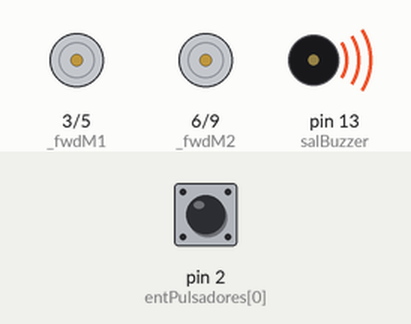
This sketch was run on a simulated Arduino Uno, built with avr-gcc and run on an emulated ATmega328P. Parts: motor-driver pin pairs drawn as motors (green arrow = first pin HIGH = forward, orange = second pin HIGH = backward, longer = more drive), buzzer (waves = sounding). The inputs (shaded band) are chosen by the test bench; at power-on: pin 2 (entPulsadores[0]) LOW. What the sketch prints to the serial monitor is not drawn.

Above: at 0.01 s.
At 1.4 s:
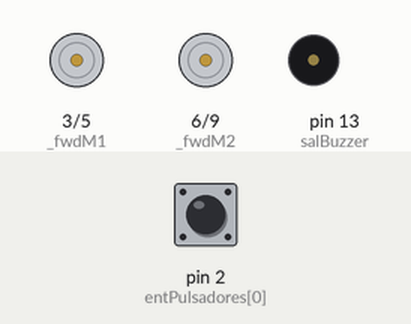
1.5 s: pin 2 (entPulsadores[0]) pulled HIGH for 0.15 s
At 2.5 s:
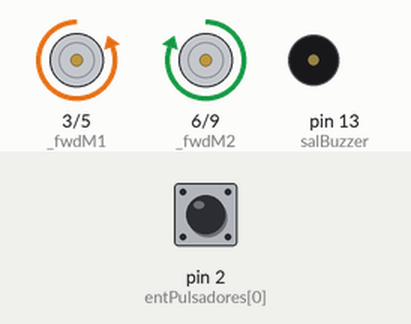
Timing chart, 0 to 4.5 s (numbered marks = the images above; inputs shaded):
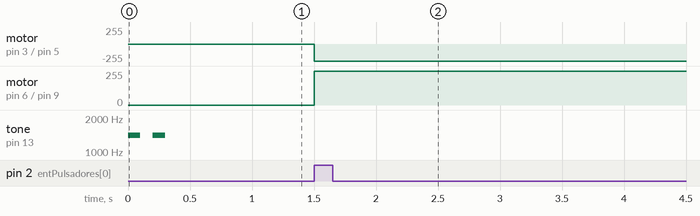

The sketch:

testTasker.ino
```cpp
#include "driverMotores.h"
#include "handlerSensores.h"
#include "handlerPulsadores.h"
#include "sumoDebugger.h"

#include <TimerOne.h>

//Entradas
int entIR[] = {A0, A1, A5, A2, A3}; //Pines de los sensores Sharp y Baluff
int entLin[] = {A4, 12, 11, 10};    //Pines de los sensores de línea
int entPulsadores[] = {2, 4, 7, 8}; //Pines del DIP Switch

//Pines de las entradas del doble puente H
const int fwdM1 = 3; //Adelante del motor 1
const int bwdM1 = 5; //Atras del motor 1
const int fwdM2 = 6; //Adelante del motor 2
const int bwdM2 = 9; //Atras del motor 2

int salBuzzer = 13; //Pin de salida del buzzer
bool firstTime;

driverMotores driver(fwdM1, bwdM1, fwdM2, bwdM2, 190);
handlerSensores sensores(entIR, entLin, 150);
handlerPulsadores pulsadores(entPulsadores, driver);

sumoDebugger debugger(driver, sensores, pulsadores);

void setup()
{
  Serial.begin(9600);
  debugger.enableDebugMode();

  tone(salBuzzer, 1400, 100);
  delay(200);
  tone(salBuzzer, 1400, 100);
}

void loop()
{
  if (digitalRead(entPulsadores[0])){
    driver.onSpotTurn(0);
    fwdOnTimeout(1500);
  }
}

void fwdOnTimeout(int mil){
  noInterrupts();
  Timer1.attachInterrupt(taskTimeout, mil*long(1000));
  firstTime = true;
  interrupts();
}

void taskTimeout(){
  if (firstTime){
    firstTime = false;
    return;
  }
  noInterrupts();
  driver.fwdFull();
  Serial.println("Task Finished!");
  Timer1.detachInterrupt();
  interrupts();
}
```

handlerPulsadores.cpp
```cpp
#include "handlerPulsadores.h"
#include "driverMotores.h"

handlerPulsadores::handlerPulsadores(int entPuls[], const driverMotores &driver)
{
    _driver_pointer = &driver;

    int pulsNum = sizeof(entPuls) / sizeof(entPuls[0]);
    memcpy(_entPuls, entPuls, sizeof(entPuls[0]) * 4);
    for (int puls : _entPuls)
    {
        pinMode(puls, INPUT);
    }
}

int handlerPulsadores::checkPuls()
{
    for (int puls : _entPuls)
    {
        if (digitalRead(puls))
        {
            return puls;
        }
    }
    return -1;
}

bool handlerPulsadores::checkAllPuls()
{
    for (int puls : _entPuls)
    {
        if (!digitalRead(puls))
        {
            return false;
        }
    }
    return true;
}

void handlerPulsadores::pulsMotorTest()
{
    (*_driver_pointer).M1Set(digitalRead(_entPuls[0]) ? -255 : 0);
    (*_driver_pointer).M1Set(digitalRead(_entPuls[1]) ? 255 : (*_driver_pointer).M1_Potencia);
    (*_driver_pointer).M2Set(digitalRead(_entPuls[2]) ? 255 : 0);
    (*_driver_pointer).M2Set(digitalRead(_entPuls[3]) ? -255 : (*_driver_pointer).M2_Potencia);
}

void handlerPulsadores::debugPrint()
{
    Serial.print("Pulsadores: ' ");
    for (int puls : _entPuls)
    {
        Serial.print(String(digitalRead(puls)) + " ");
    }
    Serial.print("' ");
}

void handlerPulsadores::printPins()
{
    for (int puls : _entPuls)
    {
        Serial.print(String(puls) + " ");
    }
}
```

handlerPulsadores.h
```cpp
#ifndef handlerPulsadores_h
#define handlerPulsadores_h

#include "Arduino.h"
#include "driverMotores.h"

class handlerPulsadores
{
public:
    handlerPulsadores(int entPuls[] = NULL, const driverMotores &driver = NULL);
    int checkPuls();
    bool checkAllPuls();
    void pulsTurn();
    void pulsMotorTest();

    void printPins();
    void debugPrint();

private:
    const driverMotores *_driver_pointer;
    int _entPuls[4];
};
#endif
```

handlerSensores.cpp
```cpp
#include "Arduino.h"
#include "handlerSensores.h"

//Constructor
handlerSensores::handlerSensores(int entIR[], int entLin[], int sharpTh)
{
  memcpy(_entIR, entIR, sizeof(entIR[0]) * 5); //No se pueden asignar arrays :)
  memcpy(_entLin, entLin, sizeof(entLin[0]) * 4);
  sharpThreshold = sharpTh;

  for (int SenIR : _entIR)
  {
    pinMode(SenIR, INPUT);
  }
  for (int SenLin : _entLin)
  {
    pinMode(SenLin, INPUT_PULLUP);
  }
}

//Devuelve el numero de pin del sensor de línea que esta detectando una linea, si existe.
int handlerSensores::checkLin()
{
  for (int senLin : _entLin)
  {
    if (!digitalRead(senLin))
    {
      return senLin;
    }
  }
  return -1;
}

//Devuelve el numero de pin del sensor IR que esta detectando, si existe.
int handlerSensores::checkIR()
{
  for (int SenIR : _entIR)
  {
    if (analogRead(SenIR) > sharpThreshold)
    {
      return SenIR;
    }
  }
  return -1;
}

void handlerSensores::debugPrint()
{
  Serial.print("IRs: ' ");
  for (int SenIR : _entIR)
  {
    Serial.print(String(analogRead(SenIR)) + " ");
  }
  Serial.print("' Lineas: ' ");
  for (int sensor : _entLin)
  {
    Serial.print(String(!digitalRead(sensor)) + " ");
  }
  Serial.print("' ");
}

void handlerSensores::printPins()
{
  for(int senIR : _entIR)
  {
    Serial.print(String(senIR) + " ");
  }
  for (int senLin : _entLin)
  {
    Serial.print(String(senLin) + " ");
  }
}
```

handlerSensores.h
```cpp
#ifndef handlerSensores_h
#define handlerSensores_h

#include "Arduino.h"

class handlerSensores
{
public:
    handlerSensores(int entIR[] = NULL, int entLin[] = NULL, int sharpTh = NULL);
    int checkLin();
    int checkIR();

    void printPins();
    void debugPrint();

    int sharpThreshold;

private:
    int _entIR[5];
    int _entLin[4];
};

#endif
```

sumoDebugger.cpp
```cpp
#include "Arduino.h"
#include "sumoDebugger.h"

sumoDebugger::sumoDebugger(const driverMotores &driver, const handlerSensores &sensores, const handlerPulsadores &pulsadores)
{
    _driver_pointer = &driver;
    _sensores_pointer = &sensores;
    _pulsadores_pointer = &pulsadores;
}

void sumoDebugger::enableDebugMode()
{
    isEnabled = (*_pulsadores_pointer).checkAllPuls();
    //isEnabled = true;
    if (isEnabled)
    {
        Serial.begin(9600);
        printPins();
    }
}

void sumoDebugger::debugPrint()
{
    (*_pulsadores_pointer).debugPrint();                                       //Imprime en el monitor serial el estado lógico de los pulsadores
    (*_driver_pointer).debugPrint();                                           //Imprime en el monitor serial los valores de las potencias M1 y M2
    (*_sensores_pointer).debugPrint();                                         //Imprime en el monitor serial el estado lógico de los sensores IR y de línea
    Serial.print("IR: '" + String((*_sensores_pointer).checkIR()) + "' ");     //Imprime en el monitor serial el sensor IR que esté detectando en el momento, si existe
    Serial.print("Linea: '" + String((*_sensores_pointer).checkLin()) + "' "); //Imprime en el monitor serial el sensor de línea que esté detectando en el momento, si existe
    Serial.println();
}

void sumoDebugger::printPins()
{
    (*_pulsadores_pointer).printPins();
    (*_driver_pointer).printPins();
    (*_sensores_pointer).printPins();
    Serial.println();
}
```

sumoDebugger.h
```cpp
#ifndef sumoDebugger_h
#define sumoDebugger_h

#include "Arduino.h"
#include "driverMotores.h"
#include "handlerSensores.h"
#include "handlerPulsadores.h"

class sumoDebugger
{
public:
    sumoDebugger(const driverMotores &driver = NULL, const handlerSensores &sensores = NULL, const handlerPulsadores &pulsadores = NULL);
    void enableDebugMode();
    void printPins();
    void debugPrint();

    bool isEnabled;

private:
    const driverMotores *_driver_pointer;
    const handlerSensores *_sensores_pointer;
    const handlerPulsadores *_pulsadores_pointer;
};

#endif
```

driverMotores.cpp
```cpp
#include "driverMotores.h"
#include "Arduino.h"

driverMotores::driverMotores(int fwdM1, int bwdM1, int fwdM2, int bwdM2, int onSpotTurnConst)
{
    _fwdM1 = fwdM1;
    _bwdM1 = bwdM1;
    _fwdM2 = fwdM2;
    _bwdM2 = bwdM2;

    _onSpotTurnConst = onSpotTurnConst;

    //Se establecen los pines del driver de los motores como salidas
    pinMode(_fwdM1, OUTPUT);
    pinMode(_bwdM1, OUTPUT);
    pinMode(_fwdM2, OUTPUT);
    pinMode(_bwdM2, OUTPUT);
}

//Movimiento
void driverMotores::fwdFull(float power)
{
    M1_Potencia = 255 * power;
    M2_Potencia = 255 * power;
}
void driverMotores::bwdFull()
{
    M1_Potencia = -255;
    M2_Potencia = -255;
}

void driverMotores::motorsLOW()
{
    M1_Potencia = 0;
    M2_Potencia = 0;
}

void driverMotores::M1Set(int pot)
{
    M1_Potencia = pot;
}

void driverMotores::M2Set(int pot)
{
    M2_Potencia = pot;
}

void driverMotores::onSpotTurn(int deg) //Giro en el lugar (toma un valor de -90 a 90 grados)
{
    motorsLOW();
    M1_Potencia = deg > 0 ? 255 : -255;
    M2_Potencia = deg > 0 ? -255 : 255;
    updateMotors();
    // delay((abs(deg) * long(_onSpotTurnConst)) / 90);
    // motorsLOW();
}

void driverMotores::fwdTurn(float deg) //Giro hacia adelante (toma un valor desde -1 a 1)
{
    M1_Potencia = min(255, (255 * (deg + 1)));
    M2_Potencia = min(255, (255 * (1 - deg)));
}
void driverMotores::bwdTurn(float deg) //Giro hacia atras (toma un valor desde -1 a 1)
{
    M1_Potencia = min(255, (255 * (1 - deg)));
    M2_Potencia = min(255, (255 * (deg + 1)));
}

void driverMotores::updateMotors()
{
    analogWrite(_fwdM1, max(0, M1_Potencia));
    analogWrite(_fwdM2, max(0, M2_Potencia));
    analogWrite(_bwdM1, -1 * min(0, M1_Potencia));
    analogWrite(_bwdM2, -1 * min(0, M2_Potencia));
}

void driverMotores::debugPrint()
{
    Serial.print("PM1: '" + String(M1_Potencia) + "' ");
    Serial.print("PM2: '" + String(M2_Potencia) + "' ");
}

void driverMotores::printPins()
{
    Serial.print(String(_fwdM1) + " ");
    Serial.print(String(_bwdM1) + " ");
    Serial.print(String(_fwdM2) + " ");
    Serial.print(String(_bwdM2) + " ");
}
```

driverMotores.h
```cpp
#ifndef driverMotores_h
#define driverMotores_h

#include "Arduino.h"

class driverMotores
{
    public:
        driverMotores(int fwdM1 = NULL, int bwdM1 = NULL, int fwdM2 = NULL, int bwdM2 = NULL, int onSpotTurnConst = 190);
        void fwdFull(float power = 1);
        void bwdFull();
        void motorsLOW();
        void M1Set(int pot);
        void M2Set(int pot);

        void onSpotTurn(int deg);
        void fwdTurn(float deg);
        void bwdTurn(float deg);

        void PulsTurn();

        void updateMotors();

        void printPins();
        void debugPrint();

        int M1_Potencia = 0;
        int M2_Potencia = 0;
    private:
        int _fwdM1;
        int _bwdM1;
        int _fwdM2;
        int _bwdM2;

        int _onSpotTurnConst;
};
#endif
```

Measured:
- after the input at 1.5 s, motor on pin 3 (_fwdM1) / pin 5 (_bwdM1): stopped → backward 255/255 at once; motor on pin 6 (_fwdM2) / pin 9 (_bwdM2): stopped → forward 255/255 at once
- by itself, tone on pin 13 (salBuzzer): alternates 1400 Hz for 0.10 s and silent for 0.10 s, 4 changes in all, then stays silent
